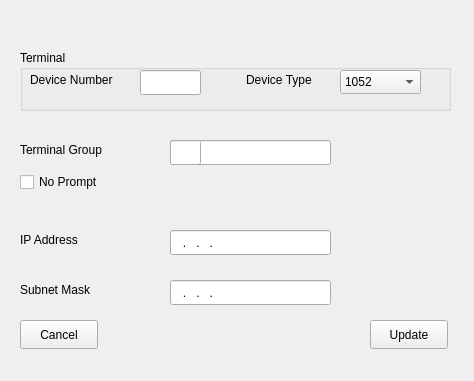
<?xml version="1.0" encoding="UTF-8"?>
<ui version="4.0">
 <class>ConsolePropertiesClass</class>
 <widget class="QWidget" name="ConsolePropertiesClass">
  <property name="geometry">
   <rect>
    <x>0</x>
    <y>0</y>
    <width>474</width>
    <height>381</height>
   </rect>
  </property>
  <property name="windowTitle">
   <string>ConsoleProperties</string>
  </property>
  <widget class="QGroupBox" name="groupBox">
   <property name="geometry">
    <rect>
     <x>20</x>
     <y>50</y>
     <width>431</width>
     <height>61</height>
    </rect>
   </property>
   <property name="title">
    <string>Terminal</string>
   </property>
   <widget class="QComboBox" name="deviceCombo">
    <property name="enabled">
     <bool>true</bool>
    </property>
    <property name="geometry">
     <rect>
      <x>320</x>
      <y>20</y>
      <width>81</width>
      <height>24</height>
     </rect>
    </property>
    <item>
     <property name="text">
      <string>1052</string>
     </property>
    </item>
    <item>
     <property name="text">
      <string>3215</string>
     </property>
    </item>
    <item>
     <property name="text">
      <string>1052-C</string>
     </property>
    </item>
    <item>
     <property name="text">
      <string>3215-C</string>
     </property>
    </item>
   </widget>
   <widget class="QLabel" name="label_3">
    <property name="geometry">
     <rect>
      <x>10</x>
      <y>20</y>
      <width>101</width>
      <height>19</height>
     </rect>
    </property>
    <property name="text">
     <string>Device Number</string>
    </property>
   </widget>
   <widget class="QLineEdit" name="deviceNumber">
    <property name="geometry">
     <rect>
      <x>120</x>
      <y>20</y>
      <width>61</width>
      <height>25</height>
     </rect>
    </property>
    <property name="inputMask">
     <string/>
    </property>
   </widget>
   <widget class="QLabel" name="label_4">
    <property name="geometry">
     <rect>
      <x>226</x>
      <y>20</y>
      <width>81</width>
      <height>20</height>
     </rect>
    </property>
    <property name="text">
     <string>Device Type</string>
    </property>
   </widget>
  </widget>
  <widget class="QPushButton" name="cancelButton">
   <property name="geometry">
    <rect>
     <x>20</x>
     <y>320</y>
     <width>78</width>
     <height>29</height>
    </rect>
   </property>
   <property name="text">
    <string>Cancel</string>
   </property>
  </widget>
  <widget class="QPushButton" name="OKButton">
   <property name="geometry">
    <rect>
     <x>370</x>
     <y>320</y>
     <width>78</width>
     <height>29</height>
    </rect>
   </property>
   <property name="text">
    <string>Update</string>
   </property>
  </widget>
  <widget class="QLabel" name="label_terminal">
   <property name="geometry">
    <rect>
     <x>20</x>
     <y>140</y>
     <width>101</width>
     <height>19</height>
    </rect>
   </property>
   <property name="text">
    <string>Terminal Group</string>
   </property>
  </widget>
  <widget class="QLineEdit" name="terminalGroup">
   <property name="geometry">
    <rect>
     <x>170</x>
     <y>140</y>
     <width>161</width>
     <height>25</height>
    </rect>
   </property>
  </widget>
  <widget class="QLineEdit" name="commandPrefix">
   <property name="geometry">
    <rect>
     <x>170</x>
     <y>140</y>
     <width>31</width>
     <height>25</height>
    </rect>
   </property>
   <property name="inputMask">
    <string>x; </string>
   </property>
  </widget>
  <widget class="QLabel" name="label_ip">
   <property name="geometry">
    <rect>
     <x>20</x>
     <y>230</y>
     <width>111</width>
     <height>19</height>
    </rect>
   </property>
   <property name="text">
    <string>IP Address</string>
   </property>
  </widget>
  <widget class="QLineEdit" name="ipAddress">
   <property name="geometry">
    <rect>
     <x>170</x>
     <y>230</y>
     <width>161</width>
     <height>25</height>
    </rect>
   </property>
   <property name="inputMask">
    <string>hhh.hhh.hhh.hhh; </string>
   </property>
  </widget>
  <widget class="QLabel" name="label_mask">
   <property name="geometry">
    <rect>
     <x>20</x>
     <y>280</y>
     <width>121</width>
     <height>19</height>
    </rect>
   </property>
   <property name="text">
    <string>Subnet Mask</string>
   </property>
  </widget>
  <widget class="QLineEdit" name="subnetMask">
   <property name="geometry">
    <rect>
     <x>170</x>
     <y>280</y>
     <width>161</width>
     <height>25</height>
    </rect>
   </property>
   <property name="inputMask">
    <string>hhh.hhh.hhh.hhh; </string>
   </property>
  </widget>
  <widget class="QCheckBox" name="noPromptCheckBox">
   <property name="geometry">
    <rect>
     <x>20</x>
     <y>170</y>
     <width>91</width>
     <height>24</height>
    </rect>
   </property>
   <property name="text">
    <string>No Prompt</string>
   </property>
  </widget>
 </widget>
 <layoutdefault spacing="6" margin="11"/>
 <resources/>
 <connections/>
</ui>
